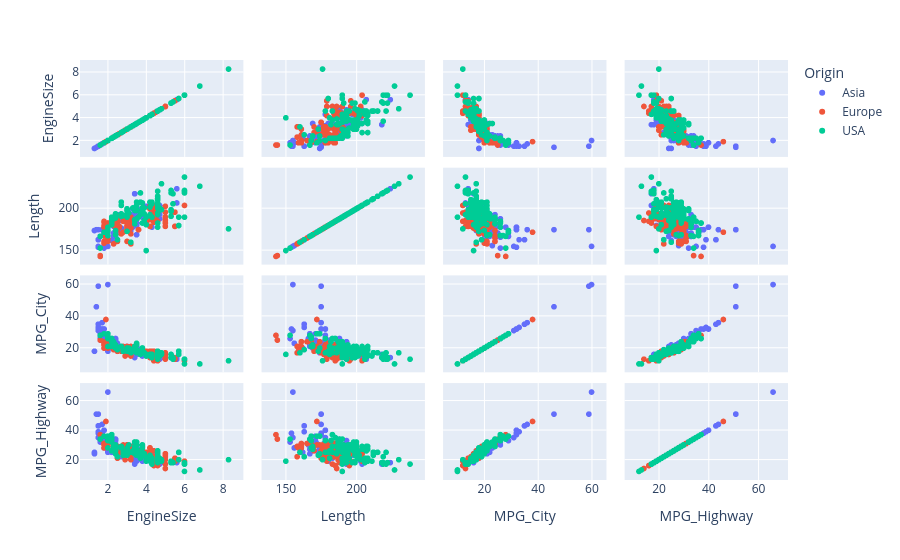

Notebook code cell kept with this figure:
### Code cell
fig.show()

### Figure 1 — Plotly figure (JSON) as saved in the notebook; plotly's stock layout.template omitted (floating-point values rounded to 4 significant figures; data arrays with more than 128 entries replaced by an {"elided": "..."} marker saying what was removed)
{"data": [{"dimensions": [{"axis": {"matches": true}, "label": "EngineSize", "values": {"elided": "158 float values"}}, {"axis": {"matches": true}, "label": "Length", "values": {"elided": "158 int values"}}, {"axis": {"matches": true}, "label": "MPG_City", "values": {"elided": "158 int values"}}, {"axis": {"matches": true}, "label": "MPG_Highway", "values": {"elided": "158 int values"}}], "hovertemplate": "Origin=Asia<br>%{xaxis.title.text}=%{x}<br>%{yaxis.title.text}=%{y}<extra></extra>", "legendgroup": "Asia", "marker": {"color": "#636efa", "symbol": "circle"}, "name": "Asia", "showlegend": true, "type": "splom"}, {"dimensions": [{"axis": {"matches": true}, "label": "EngineSize", "values": [1.8, 1.8, 3.0, 3.0, 3.0, 3.0, 3.0, 3.0, 3.0, 2.7, 4.2, 4.2, 4.2, 4.2, 1.8, 1.8, 3.2, 3.0, 4.2, 3.0, 4.4, 2.5, 2.5, 2.5, 2.5, 3.0, 3.0, 3.0, 2.5, 3.0, 3.0, 4.4, 4.4, 4.4, 3.2, 3.2, 2.5, 3.0, 2.5, 2.5, 3.0, 3.0, 4.2, 4.2, 4.2, 4.2, 4.2, 4.2, 4.2, 4.2, 4.2, 4.4, 4.6, 2.5, 1.6, 1.6, 5.0, 5.0, 1.8, 3.2, 2.6, 2.6, 3.2, 3.2, 3.2, 3.2, 5.0, 5.5, 3.2, 5.0, 3.2, 5.0, 4.3, 5.0, 5.0, 5.5, 5.5, 2.3, 3.2, 2.6, 3.2, 5.0, 4.5, 3.6, 3.6, 3.6, 3.6, 2.7, 3.2, 2.0, 2.0, 2.3, 2.3, 2.0, 2.0, 2.3, 3.2, 2.0, 1.8, 1.9, 1.8, 2.8, 2.0, 1.8, 2.8, 4.0, 4.2, 6.0, 2.0, 1.8, 4.0, 2.9, 1.9, 2.5, 2.3, 2.5, 2.9, 2.5, 2.4, 2.3, 2.9, 1.9, 2.5]}, {"axis": {"matches": true}, "label": "Length", "values": [179, 180, 179, 179, 179, 192, 192, 180, 180, 192, 193, 204, 179, 191, 159, 159, 159, 192, 179, 180, 184, 176, 177, 177, 176, 176, 176, 176, 191, 177, 191, 191, 198, 204, 177, 177, 161, 161, 176, 184, 184, 192, 192, 192, 200, 200, 200, 187, 187, 187, 187, 195, 185, 175, 143, 144, 186, 183, 178, 178, 178, 178, 178, 178, 178, 178, 196, 196, 183, 183, 190, 190, 203, 203, 179, 179, 179, 158, 158, 179, 190, 190, 188, 175, 175, 175, 175, 170, 170, 183, 183, 190, 190, 182, 182, 190, 187, 165, 168, 172, 161, 172, 161, 185, 185, 185, 204, 204, 174, 184, 184, 189, 178, 180, 180, 181, 190, 190, 186, 186, 190, 180, 186]}, {"axis": {"matches": true}, "label": "MPG_City", "values": [22, 23, 20, 17, 18, 20, 18, 20, 18, 18, 17, 17, 14, 15, 20, 20, 21, 18, 15, 16, 16, 20, 20, 19, 19, 20, 20, 20, 19, 19, 20, 18, 18, 18, 16, 16, 20, 21, 19, 18, 18, 18, 18, 17, 18, 18, 17, 18, 18, 16, 16, 12, 12, 18, 28, 25, 13, 14, 22, 19, 20, 19, 19, 20, 19, 16, 16, 13, 20, 17, 19, 16, 18, 16, 16, 14, 13, 21, 17, 19, 19, 16, 14, 18, 17, 18, 17, 20, 18, 20, 20, 21, 21, 21, 21, 19, 15, 24, 24, 38, 24, 21, 24, 22, 19, 18, 16, 12, 24, 22, 18, 15, 22, 20, 20, 18, 20, 20, 21, 20, 19, 22, 20]}, {"axis": {"matches": true}, "label": "MPG_Highway", "values": [31, 30, 28, 26, 25, 27, 25, 27, 25, 25, 24, 24, 20, 22, 28, 28, 29, 25, 21, 23, 22, 29, 29, 27, 27, 30, 30, 29, 28, 28, 30, 26, 26, 26, 24, 23, 28, 29, 26, 26, 25, 26, 28, 24, 28, 28, 24, 26, 26, 23, 23, 16, 16, 21, 37, 34, 14, 17, 30, 26, 25, 25, 26, 26, 27, 21, 24, 19, 26, 22, 27, 20, 26, 24, 23, 21, 19, 29, 22, 25, 27, 24, 18, 26, 24, 26, 24, 29, 26, 28, 28, 29, 29, 29, 30, 29, 20, 31, 31, 46, 31, 30, 30, 31, 26, 25, 22, 19, 30, 31, 25, 20, 29, 27, 28, 25, 28, 27, 28, 26, 26, 29, 27]}], "hovertemplate": "Origin=Europe<br>%{xaxis.title.text}=%{x}<br>%{yaxis.title.text}=%{y}<extra></extra>", "legendgroup": "Europe", "marker": {"color": "#EF553B", "symbol": "circle"}, "name": "Europe", "showlegend": true, "type": "splom"}, {"dimensions": [{"axis": {"matches": true}, "label": "EngineSize", "values": {"elided": "147 float values"}}, {"axis": {"matches": true}, "label": "Length", "values": {"elided": "147 int values"}}, {"axis": {"matches": true}, "label": "MPG_City", "values": {"elided": "147 int values"}}, {"axis": {"matches": true}, "label": "MPG_Highway", "values": {"elided": "147 int values"}}], "hovertemplate": "Origin=USA<br>%{xaxis.title.text}=%{x}<br>%{yaxis.title.text}=%{y}<extra></extra>", "legendgroup": "USA", "marker": {"color": "#00cc96", "symbol": "circle"}, "name": "USA", "showlegend": true, "type": "splom"}], "layout": {"dragmode": "select", "legend": {"title": {"text": "Origin"}, "tracegroupgap": 0}, "margin": {"t": 60}}}
